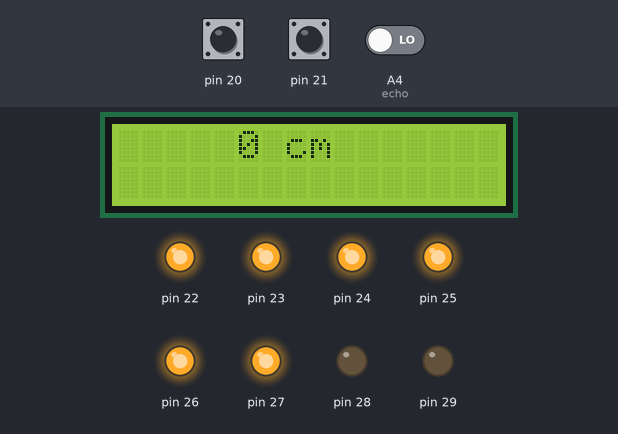
Simulated run of this sketch. Board: Arduino Mega 2560, built with avr-gcc and run on an emulated ATmega2560. On the bench: 16×2 character LCD, output pins drawn as LEDs (lit = HIGH). The inputs (shaded band) are chosen by the test bench; at power-on: pin 21 LOW, pin 20 LOW, A4 (echo) LOW. Pins used as bus, display or sensor lines are not drawn.

Above: at 1.8 s.
1.9 s: pin 21 driven HIGH
At 3.2 s:
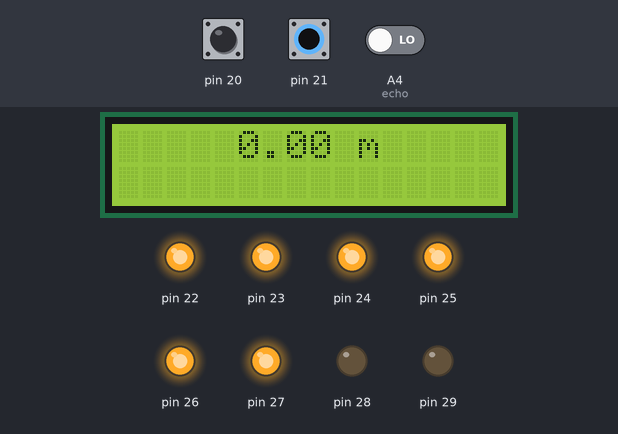
3.9 s: pin 21 pulsed LOW 5 times (0.12 s each, 0.3 s apart)
At 5.2 s:
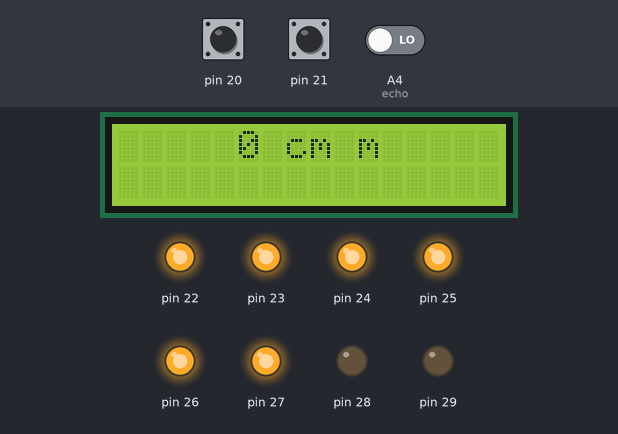
6.9 s: pin 20 pulsed HIGH 2 times (0.12 s each, 0.3 s apart)
At 8.3 s:
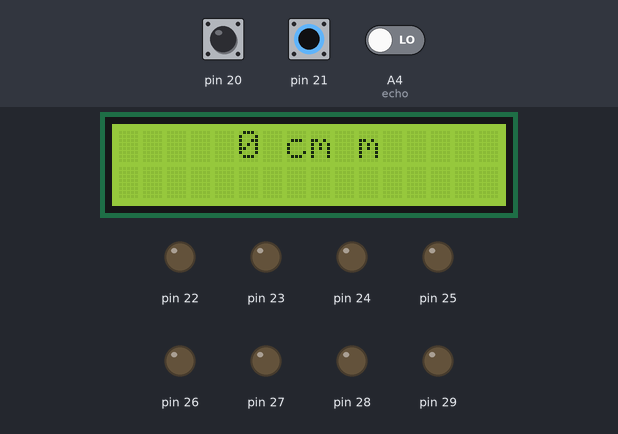
9.0 s: pin 20 driven HIGH
At 10.2 s:
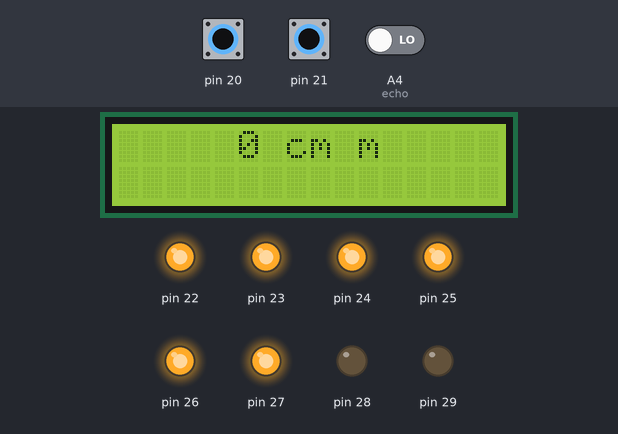
Timing chart, 0 to 12.0 s (numbered marks = the images above; inputs shaded):
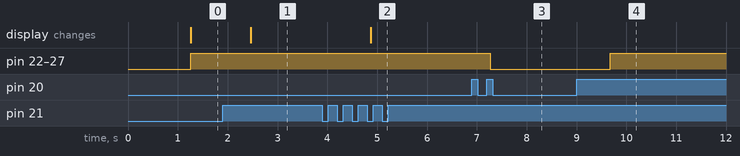

The sketch:

Project_final_version.ino
```cpp
#include <LiquidCrystal.h>
#include<math.h>
#include <stdlib.h>
#define DISTANCE_UNIT 7

//init the LCD
LiquidCrystal lcd(7, 6, 5, 4, 3, 2);

//for the ultrasonic sensor
const int trigger = A5;
const int echo = A4;

int currentLedMode = 0;
volatile int currentUnitMode = 0;

//chosen values of leds based on which mode we are currently in
int chosen_high = HIGH;
int chosen_low = LOW;

int chosenUnitMode = 0;


//other variables for computing the distance in cm
int duration = 0;
int previous_distance = 0;
int distance = 0;
float distanceInMeters = 0.0f;
float previousDistanceInMeters = 0.0f;

char buff[33];

//led status of the LED module
unsigned char LED_status = 0;

void setup()
{
  //configure the data pins for the ultrasonic sensor
  pinMode(trigger , OUTPUT);
  pinMode(echo , INPUT);


  //configure digital pins as inputs (the buttons responsable for switching between lighting modes)
  pinMode(20 , INPUT);
  pinMode(21 , INPUT);

  //initialize the buttons as being "unpressed"
  digitalWrite(20, LOW);
  digitalWrite(21, LOW);

  //attach the interrupts to the buttons
  attachInterrupt(digitalPinToInterrupt(20), modeOne, RISING);
  attachInterrupt(digitalPinToInterrupt(21), modeTwo, RISING);


  // Sets the no. of rows and columns of the LCD
  lcd.begin(16, 2);


  // activate PORTA, as output (for LED module)
  DDRA = 0b11111111;

  Serial.begin(9600); //for PC
  Serial1.begin(9600); // Serial 1 interface for Bluetooth module
}

void loop()
{
  //read data and compute distance
  digitalWrite(trigger , HIGH);
  delay(200);
  digitalWrite(trigger , LOW);

  previous_distance = distance;
  duration = pulseIn(echo , HIGH);
  distance = (duration / 2) / 28.5 ;

  previousDistanceInMeters = distanceInMeters;
  distanceInMeters = (float) distance / 100.0f;
  distanceInMeters  = floor(10000 * distanceInMeters) / 10000;

  //write all the data into Serial port of the Bluetooth Module
  //send to Bluetooth and write the info there
  Serial1.write("Distance: ");
  Serial1.write(itoa(distance, buff, 10));
  Serial1.write(" cm. ");
  Serial1.write("Duration: ");
  Serial1.write(itoa(duration, buff, 10));
  Serial1.write(". ");
  Serial1.write(itoa(currentUnitMode, buff, 10));
  Serial1.write(" ");
  Serial1.write(itoa(currentLedMode, buff, 10));
  Serial1.write("\n");

  //omit some unnecessary lcd clear function calls
  if (previous_distance != distance || previousDistanceInMeters != distanceInMeters)
    lcd.clear();
  lcd.setCursor(5, 0);
  if (chosenUnitMode == 0) {
    //print in CM
    lcd.print(distance);
    lcd.print(" cm");
  }
  else {
    //print in M
    lcd.print(distanceInMeters);
    lcd.print(" m");
  }

  //refresh the led status
  LED_status = 0;

  //biuld up current led status and transfer it to PORTA
  if ( distance <= 1 * DISTANCE_UNIT )
  {
    LED_status |= (chosen_high << 5);
  }
  else
  {
    LED_status |= (chosen_low << 5);
  }

  if ( distance <= 2 * DISTANCE_UNIT )
  {
    LED_status |= (chosen_high << 4);
  }
  else
  {
    LED_status |= (chosen_low << 4);
  }

  if ( distance <= 3 * DISTANCE_UNIT )
  {
    LED_status |= (chosen_high << 3);
  }
  else
  {
    LED_status |= (chosen_low << 3);
  }

  if ( distance <= 4 * DISTANCE_UNIT )
  {
    LED_status |= (chosen_high << 2);
  }
  else
  {
    LED_status |= (chosen_low << 2);
  }

  if ( distance <= 5 * DISTANCE_UNIT )
  {
    LED_status |= (chosen_high << 1);
  }
  else
  {
    LED_status |= (chosen_low << 1);
  }

  if ( distance <= 6 * DISTANCE_UNIT )
  {
    LED_status |= chosen_high;
  }
  else
  {
    LED_status |= chosen_low;
  }

  PORTA = LED_status;
  LED_status = PORTA;
}


void modeOne () {
  if (currentLedMode == 0) {
    //the lights turn on sequentially as the object gets closer relative to the ultrasonic sensor
    chosen_high = HIGH;
    chosen_low = LOW;
    currentLedMode = 1;
  }
  else {
    //the lights shut down sequentially as the object gets closer relative to the ultrasonic sensor
    chosen_high = LOW;
    chosen_low = HIGH;
    currentLedMode = 0;
  }
}

void modeTwo () {
  if (currentUnitMode == 0) {
    chosenUnitMode = 1;
    currentUnitMode = 1;
  }
  else if (currentUnitMode == 1) {
    chosenUnitMode = 0;
    currentUnitMode = 0;
  }
}
```

Measured:
- after the input at 1.9 s, the display: changes after 0.57 s (image 1)
- after the input at 3.9 s, the display: changes after 0.97 s (image 2)
- after the input at 6.9 s, pin 22–27: HIGH → LOW after 0.37 s
- after the input at 9.0 s, pin 22–27: LOW → HIGH after 0.67 s
